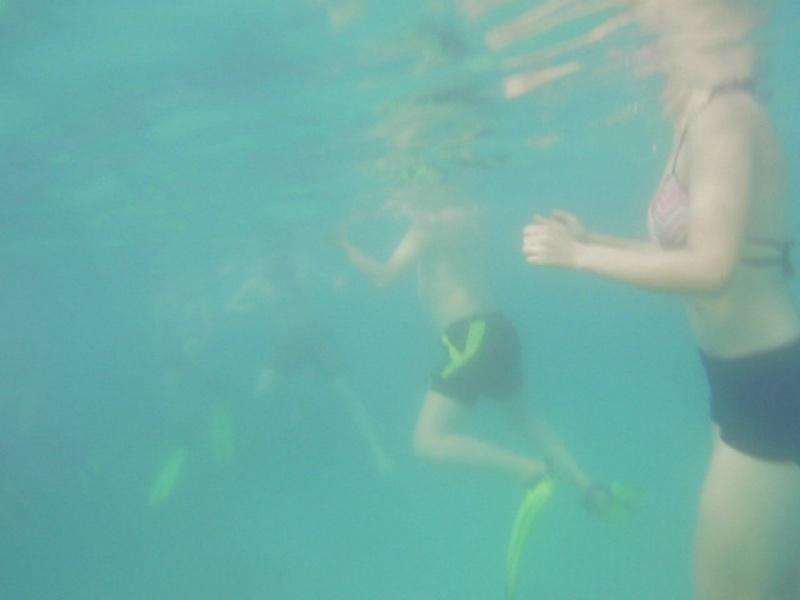
#> input picture pytorch-CycleGAN-and-pix2pix-master/pytorch-CycleGAN-and-pix2pix-master/competition_demo_outputs/smoke_test/assets/input/nm_0up.jpg, 800 x 600 px
$ python -i euvp_auto_ss_experiment.py   (imports and definitions only)
#> lines starting #> are read from the running program, lines starting #| are printed output that depends on the picture
#> further down, picture is the input picture: shape (600, 800, 3); mean B, G, R 167.1, 175.2, 113.2
import subprocess
import sys
import re
import csv
import json
from pathlib import Path
import argparse
import os
import shutil
import cv2
import numpy as np


REPO_ROOT = Path(__file__).resolve().parents[1]
WORKSPACE_ROOT = REPO_ROOT.parent.parent
DATA_ROOT = Path(r"d:\VScode\Graduation project\EUVP_Unpaired")
TEST_INP = Path(r"d:\VScode\Graduation project\EUVP Dataset\test_samples\Inp")
TEST_GTR = Path(r"d:\VScode\Graduation project\EUVP Dataset\test_samples\GTr")


# [15 lines left out: functions run, run_capture, not called in this run]


def _cmd_to_str(cmd: list[str]) -> str:
    return " ".join(str(x) for x in cmd)


# [93 lines left out: functions train_ss_tuned, test_model, eval_pred_dir, not called in this run]


def _is_image_file(path: Path) -> bool:
    return path.is_file() and path.suffix.lower() in {".png", ".jpg", ".jpeg", ".bmp", ".tif", ".tiff"}


# [21 lines left out: functions _read_bgr, _write_png, _gray_world_wb, not called in this run]


def _clahe_lab(img, clip_limit=2.0, tile_grid_size=(8, 8)):
#> called with clip_limit = 2, tile_grid_size = (8, 8)
    lab = cv2.cvtColor(img, cv2.COLOR_BGR2LAB)
#> lab: shape (600, 800, 3); mean of channels 0, 1, 2 172.1, 106.7, 126
    l, a, b = cv2.split(lab)
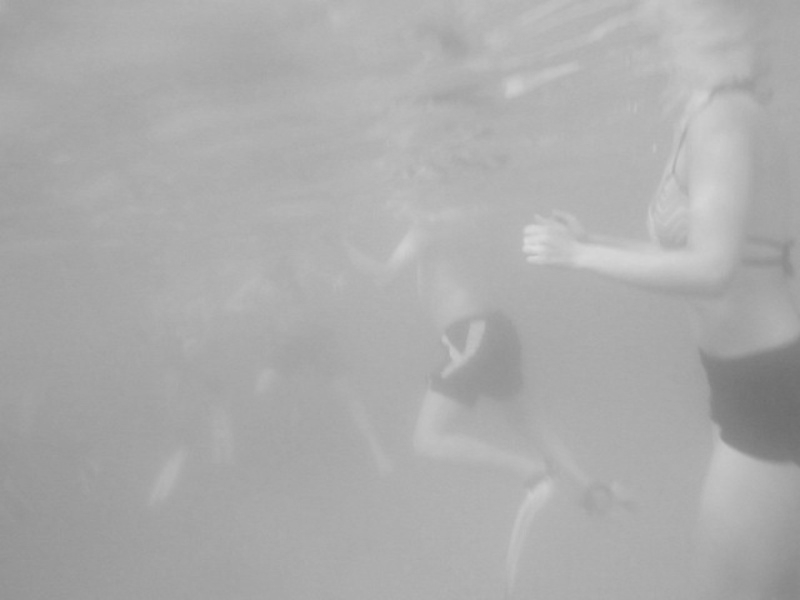
#> l: shape (600, 800); min 109, max 220, mean 172.1
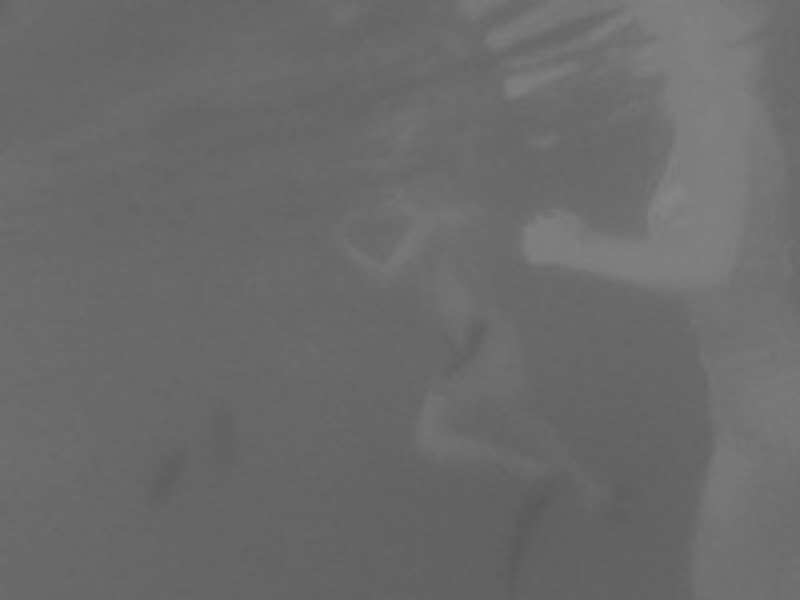
#> a: shape (600, 800); min 90, max 134, mean 106.7
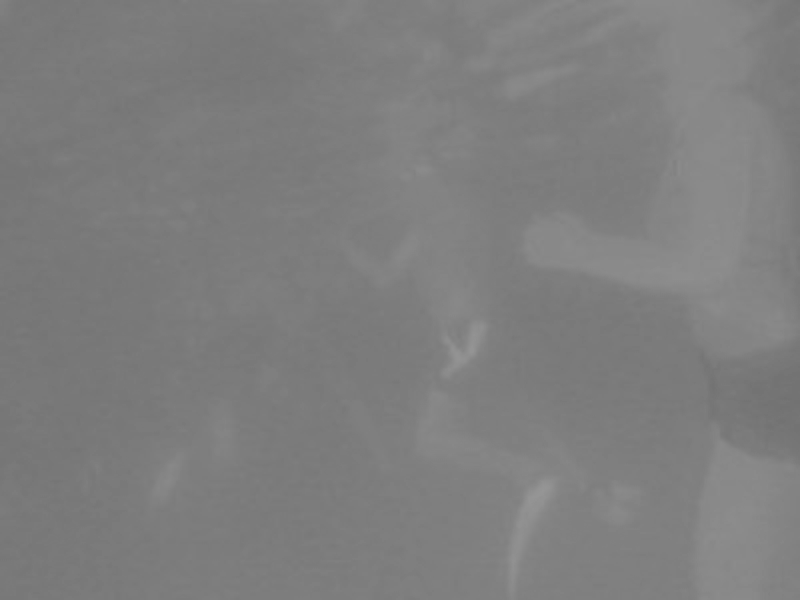
#> b: shape (600, 800); min 113, max 150, mean 126
    clahe = cv2.createCLAHE(clipLimit=float(clip_limit), tileGridSize=tile_grid_size)
    l2 = clahe.apply(l)
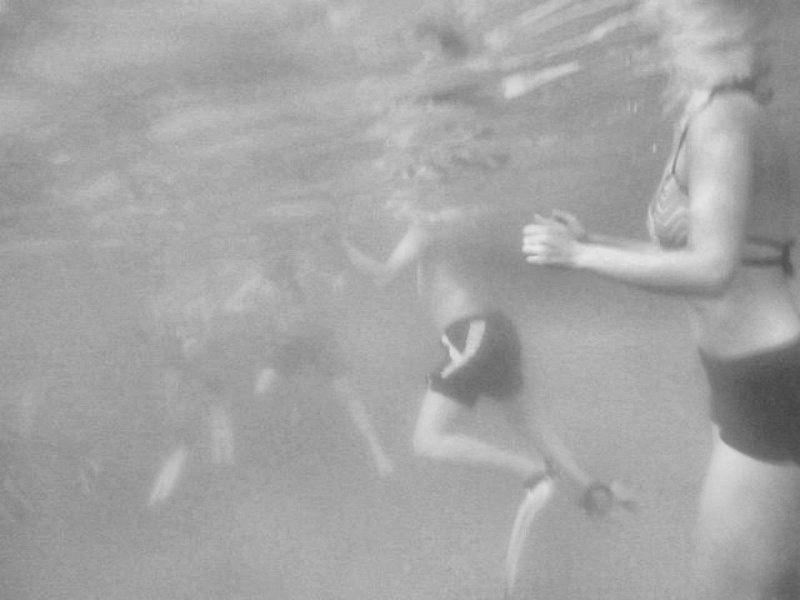
#> l2: shape (600, 800); min 68, max 230, mean 164.3
    out = cv2.merge([l2, a, b])
#> out: shape (600, 800, 3); mean of channels 0, 1, 2 164.3, 106.7, 126
    return cv2.cvtColor(out, cv2.COLOR_LAB2BGR)
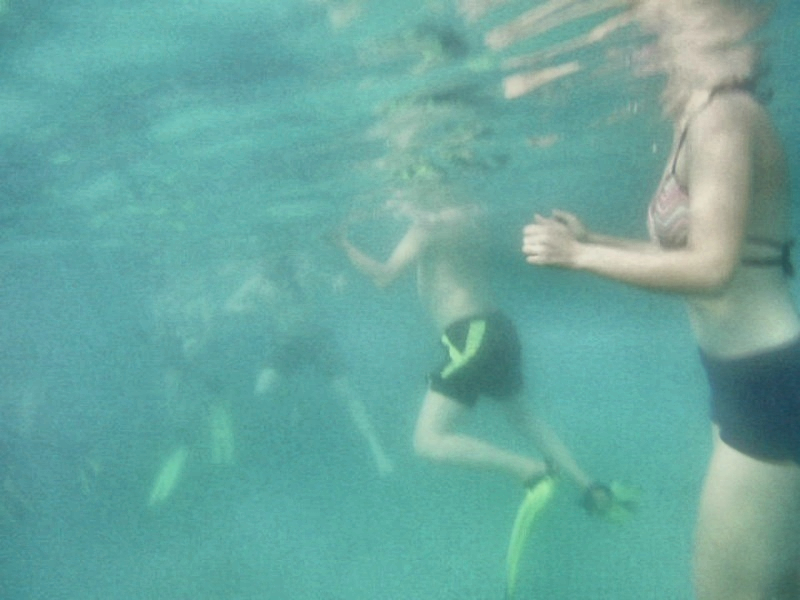
#> returned value: shape (600, 800, 3); mean B, G, R 159.2, 167.2, 105.4


# [819 lines left out: functions _gamma, _first_existing_dir, _infer_uieb_dirs, _find_uieb_root, generate_baseline_outputs, run_test_single and 8 more, not called in this run]


# [2 lines not run here, left out]

>>> import cv2
>>> picture = cv2.imread('../competition_demo_outputs/smoke_test/assets/input/nm_0up.jpg')
>>> result = _clahe_lab(picture)
